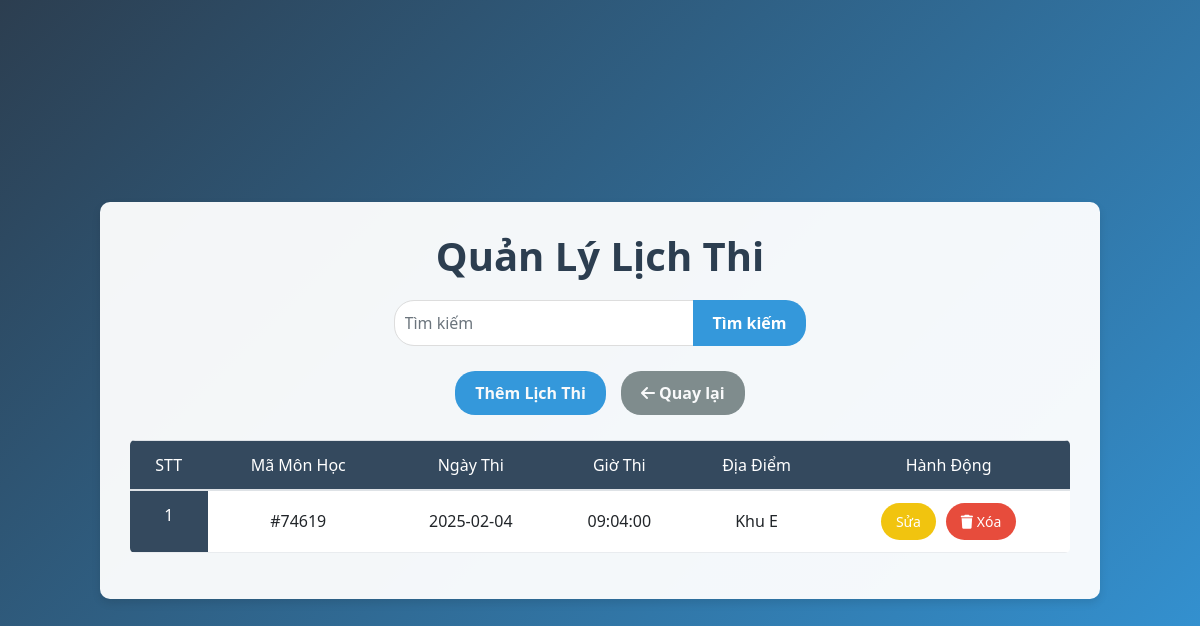
/exams/manage_exam_schedule.php (signed in), run on the app's committed database.
### tables this page shows
CREATE TABLE `exam_schedule` (
  `id` int(11) NOT NULL,
  `course_code` varchar(50) NOT NULL,
  `exam_date` date NOT NULL,
  `exam_time` time NOT NULL,
  `location` varchar(100) NOT NULL
);

### exams/manage_exam_schedule.php (the view, shortened to what this page needs)
<?php
    include "../exams/connect.php";
    $search_query = "";
    $sql = "SELECT * FROM exam_schedule WHERE course_code LIKE '%$search_query%' OR exam_date LIKE '%$search_query%' OR location LIKE '%$search_query%'";
    $result = mysqli_query($con, $sql);
?>
<!doctype html>
<html lang="en">
  <head>
    <link rel="stylesheet" href="https://cdn.jsdelivr.net/npm/bootstrap@4.0.0/dist/css/bootstrap.min.css"
>
  </head>
  <body>
    <div class="container">
        <h1>Quản Lý Lịch Thi</h1>
        <div class="search-container">
            <form class="d-flex" method="GET" action="manage_exam_schedule.php">
                <input class="form-control" type="search" placeholder="Tìm kiếm" aria-label="Search" name="search" value="<?php echo htmlspecialchars($search_query); ?>">
                <button class="btn btn-primary btn-custom" type="submit">Tìm kiếm</button>
            </form>
        </div>
        <div class="button-group">
            <button class="btn btn-primary btn-custom"><a href="add_exam_schedule.php" class="text-light text-decoration-none">Thêm Lịch Thi</a></button>
            <button class="btn btn-secondary btn-custom"><a href="../signup1/admin_home.php" class="text-light text-decoration-none"><i class="fas fa-arrow-left"></i> Quay lại</a></button>
        </div>
        <table class="table mt-3">
            <thead>
                <tr>
                    <th scope="col">STT</th>
                    <th scope="col">Mã Môn Học</th>
                    <th scope="col">Ngày Thi</th>
                    <th scope="col">Giờ Thi</th>
                    <th scope="col">Địa Điểm</th>
                    <th scope="col">Hành Động</th>
                </tr>
            </thead>
            <tbody>
                <?php
                if($result){
                    $stt = 1;
                    while($row = mysqli_fetch_assoc($result)){
                        echo '<tr>
                                <th scope="row">'.$stt.'</th>
                                <td>'.$row['course_code'].'</td>
                                <td>'.$row['exam_date'].'</td>
                                <td>'.$row['exam_time'].'</td>
                                <td>'.$row['location'].'</td>
                                <td>
                                    <div class="action-buttons">
                                        <a href="edit_exam_schedule.php?id='.$row['id'].'" class="btn btn-warning btn-sm btn-custom">Sửa</a>
                                        <a href="manage_exam_schedule.php?delete='.$row['id'].'" class="btn btn-danger btn-sm btn-custom" onclick="return confirm(\'Bạn có chắc chắn muốn xóa?\')"><i class="fas fa-trash"></i> Xóa</a>
                                    </div>
                                </td>
                              </tr>';
                        $stt++;
                    }
                }
                ?>
            </tbody>
        </table>
    </div>
  </body>
</html>

### exams/manage_exam_schedule.php (style rules this page uses)
body { background: linear-gradient(135deg, #2c3e50, #3498db); min-height: 100vh; font-family: 'Segoe UI', sans-serif; display: flex; justify-content: center; align-items: center; }
.container { background: rgba(255, 255, 255, 0.95); padding: 30px; border-radius: 10px; box-shadow: 0 4px 8px rgba(0, 0, 0, 0.1); margin: 20px; max-width: 1000px; }
h1 { color: #2c3e50; font-weight: 700; text-align: center; margin-bottom: 20px; }
.search-container { display: flex; justify-content: center; align-items: center; gap: 5px; margin-bottom: 25px; }
.search-container .form-control { border-radius: 20px 0 0 20px; border: 1px solid #ddd; padding: 10px; width: 300px; }
.search-container .btn-primary { border-radius: 0 20px 20px 0; margin-left: -1px; background-color: #3498db; border: none; font-weight: bold; }
.button-group { display: flex; justify-content: center; align-items: center; gap: 15px; margin-bottom: 25px; }
.btn-custom { transition: all 0.3s ease; }
.btn-primary { background-color: #3498db; border: none; padding: 10px 20px; border-radius: 20px; font-weight: bold; }
.btn-secondary { background-color: #7f8c8d; border: none; padding: 10px 20px; border-radius: 20px; font-weight: bold; }
.btn-warning { background-color: #f1c40f; border: none; color: #fff; padding: 8px 15px; border-radius: 20px; }
.btn-danger { background-color: #e74c3c; border: none; padding: 8px 15px; border-radius: 20px; }
.table { border-radius: 5px; overflow: hidden; background: #fff; }
.table th { background: #34495e; color: white; text-align: center; padding: 12px; font-weight: 500; }
.table td { vertical-align: middle; text-align: center; padding: 12px; }
.table tbody tr { border-bottom: 1px solid #e9ecef; }
.action-buttons { display: flex; gap: 10px; justify-content: center; }
a.text-light, a.text-decoration-none { text-decoration: none; color: white; }

### data on the page
exam_schedule: course_code "#74619", exam_date "2025-02-04", exam_time "09:04:00", location "Khu E"
